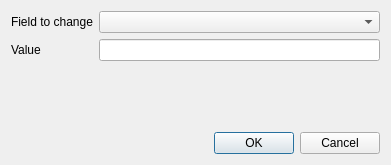
<?xml version="1.0" encoding="UTF-8"?>
<ui version="4.0">
 <class>BatchChangeDialog</class>
 <widget class="QDialog" name="BatchChangeDialog">
  <property name="geometry">
   <rect>
    <x>0</x>
    <y>0</y>
    <width>391</width>
    <height>165</height>
   </rect>
  </property>
  <property name="windowTitle">
   <string>Batch change</string>
  </property>
  <layout class="QVBoxLayout" name="verticalLayout">
   <item>
    <layout class="QFormLayout" name="formLayout">
     <item row="0" column="0">
      <widget class="QLabel" name="label">
       <property name="text">
        <string>Field to change</string>
       </property>
      </widget>
     </item>
     <item row="0" column="1">
      <widget class="QComboBox" name="m_fieldToChange"/>
     </item>
     <item row="1" column="0">
      <widget class="QLabel" name="label_2">
       <property name="text">
        <string>Value</string>
       </property>
      </widget>
     </item>
     <item row="1" column="1">
      <widget class="QLineEdit" name="m_value"/>
     </item>
    </layout>
   </item>
   <item>
    <spacer name="verticalSpacer">
     <property name="orientation">
      <enum>Qt::Vertical</enum>
     </property>
     <property name="sizeHint" stdset="0">
      <size>
       <width>20</width>
       <height>35</height>
      </size>
     </property>
    </spacer>
   </item>
   <item>
    <layout class="QHBoxLayout" name="horizontalLayout">
     <item>
      <spacer name="horizontalSpacer">
       <property name="orientation">
        <enum>Qt::Horizontal</enum>
       </property>
       <property name="sizeHint" stdset="0">
        <size>
         <width>40</width>
         <height>20</height>
        </size>
       </property>
      </spacer>
     </item>
     <item>
      <widget class="QPushButton" name="m_ok">
       <property name="text">
        <string>OK</string>
       </property>
      </widget>
     </item>
     <item>
      <widget class="QPushButton" name="m_cancel">
       <property name="text">
        <string>Cancel</string>
       </property>
      </widget>
     </item>
    </layout>
   </item>
  </layout>
 </widget>
 <resources/>
 <connections/>
</ui>
